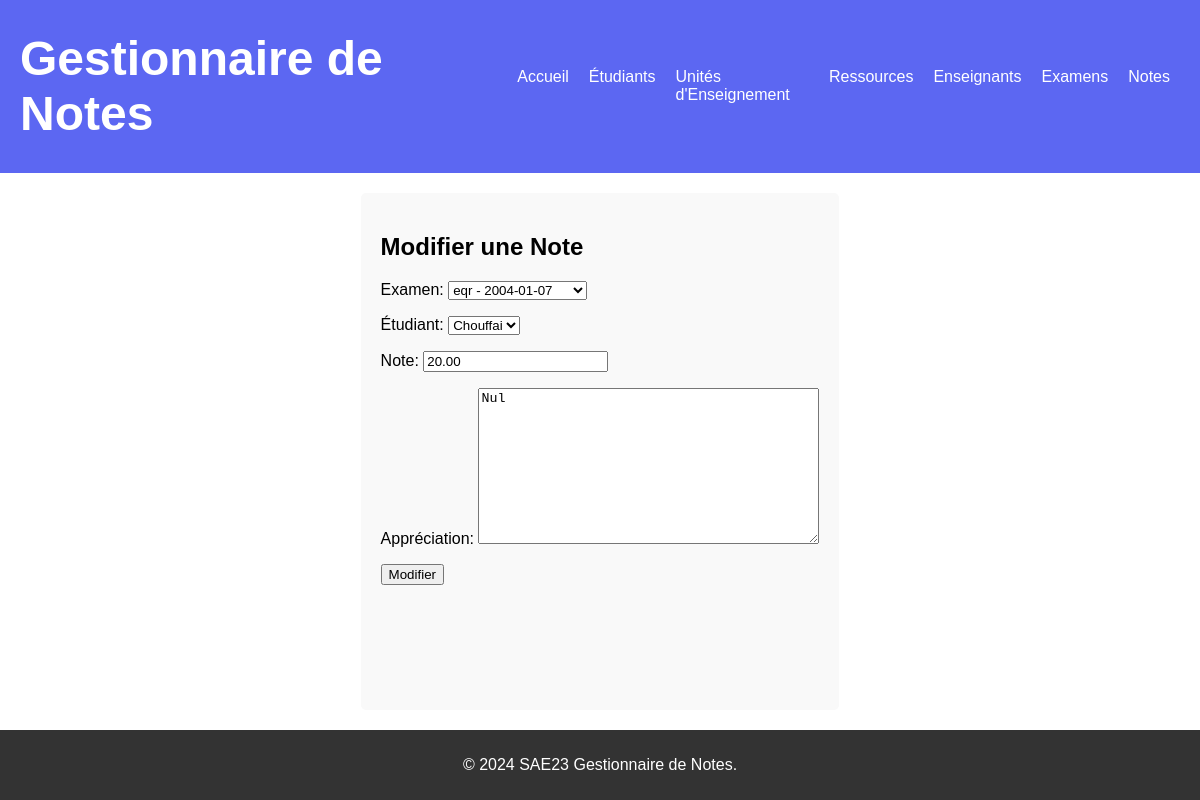
The page /notes/update/2/ on the database its author committed.
### gestionnaire_de_notes/models.py (models this page shows, shortened)
class Note(models.Model):
    examen = models.ForeignKey("Examen", on_delete=models.CASCADE)
    etudiant = models.ForeignKey("Etudiant", on_delete=models.CASCADE)
    note = models.DecimalField(max_digits=5, decimal_places=2)
    appreciation = models.TextField()

### gestionnaire_de_notes/views.py (the view)
# urls.py: path('notes/update/<int:pk>/', views.note_update, name='note_update'),
def note_update(request, pk):
    note = get_object_or_404(Note, pk=pk)
    if request.method == 'POST':
        form = NoteForm(request.POST, instance=note)
        if form.is_valid():
            form.save()
            return redirect('note_list')
    else:
        form = NoteForm(instance=note)
    return render(request, 'gestionnaire_de_notes/Notes/update.html', {'form': form})

### gestionnaire_de_notes/forms.py
class NoteForm(ModelForm):
    class Meta:
        model = models.Note
        fields = ('examen', 'etudiant', 'note', 'appreciation')
        labels = {
            'examen': _('Examen'),
            'etudiant': _('Étudiant'),
            'note': _('Note'),
            'appreciation': _('Appréciation'),
        }

### gestionnaire_de_notes/models.py (called while the page is built)
    def __str__(self):
        return f"{self.titre} - {self.date}"

    def __str__(self):
        chaine = f"{self.prenom} {self.nom}"
        return self.nom
        return chaine

### gestionnaire_de_notes/templates/gestionnaire_de_notes/Notes/update.html (shortened to what this page needs)
{% extends 'gestionnaire_de_notes/main.html' %}
{% block content %}
    <h2>Modifier une Note</h2>
    <form method="POST">
        {{ form.as_p }}
        <button type="submit">Modifier</button>
    </form>
{% endblock %}

### gestionnaire_de_notes/static/gestionnaire_de_notes/style.css (style rules this page uses)
html, body { height: 100%; margin: 0; padding: 0; font-family: Arial, sans-serif; }
body { display: flex; flex-direction: column; }

### rows shown on the page
Note: examen "eqr - 2004-01-07", etudiant "Chouffai", note "20.00", appreciation "Nul"
